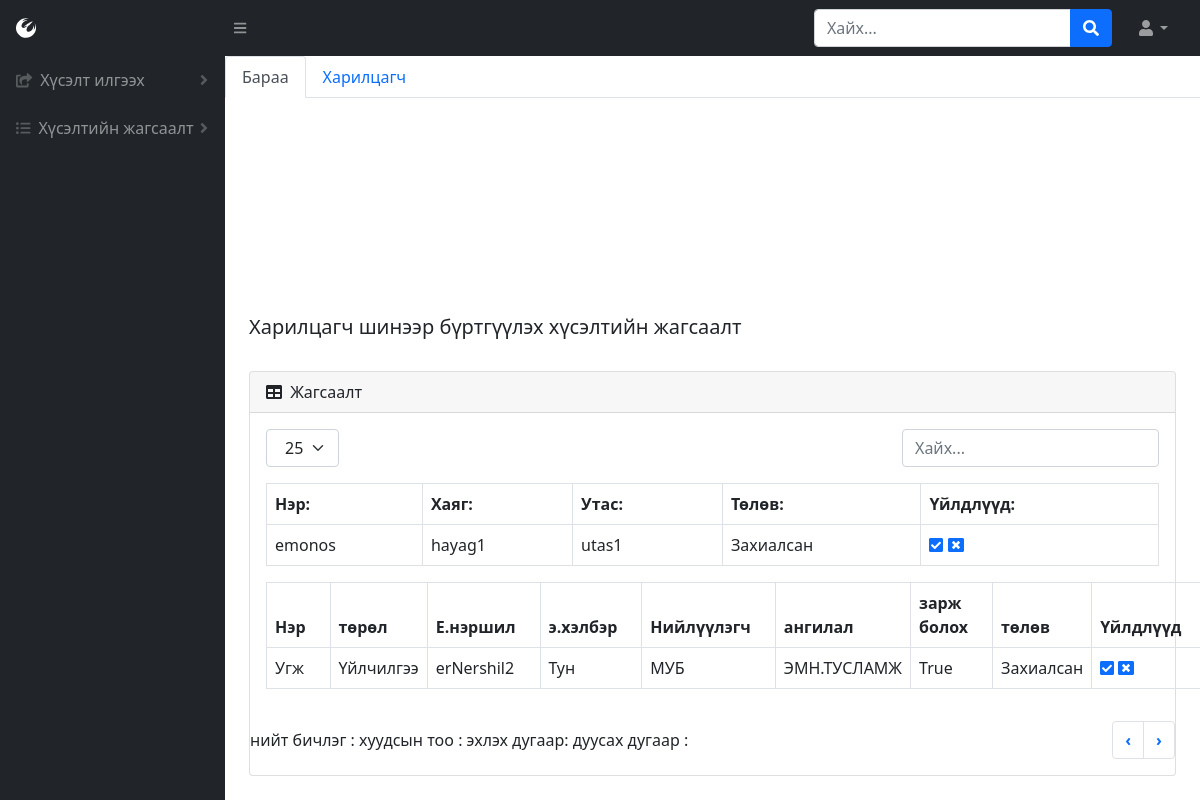
Before: /reqCom-list (signed in) with the older database file.
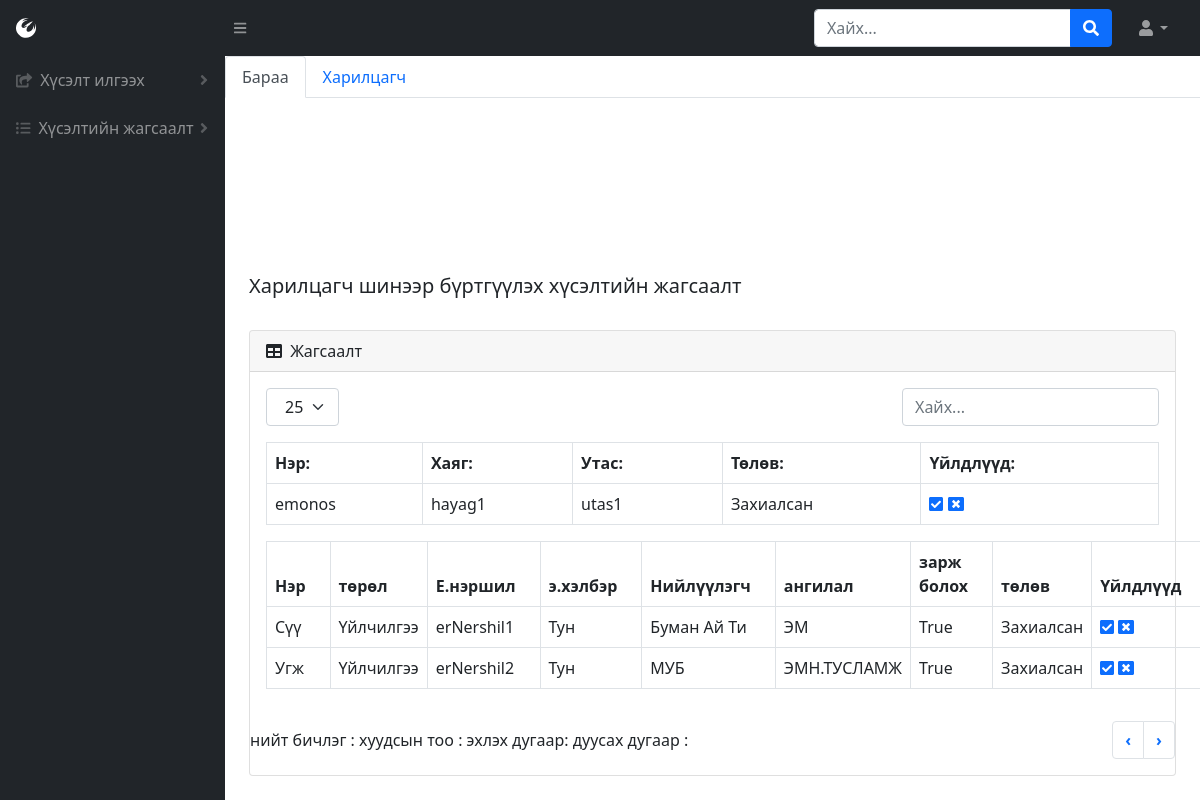
After: the same page with the newer database file.
### BMweb/models.py (models this page shows, shortened)
class Company(models.Model):
    comName = models.CharField(max_length=300, verbose_name=_("Компаний нэр"))
    hayag = models.CharField(max_length=1000, verbose_name=_("Компаний хаяг"))
    phone = models.CharField(max_length=30, verbose_name=_("Компаний утас"))
    thumbimage = models.ImageField(
        upload_to="media/productthumb/", blank = True, null=True,  verbose_name=_("Зураг")
    )
    comState = models.ForeignKey(State, on_delete=CASCADE, verbose_name=_("Төлөв"))
    class Meta:
        verbose_name = _("Компани")
        verbose_name_plural = _("Компани")

class State(models.Model):
    stateName = models.CharField(max_length=300, verbose_name=_("Төлөвийн нэр"))
    class Meta:
        verbose_name = _("Барааны төлөв")
        verbose_name_plural = _("Барааны төлөв")
    def __str__(self):
        return self.stateName

class Product(models.Model):
    prodName = models.CharField(max_length=300, verbose_name=_("Барааны нэр"))
    prodName_en = models.CharField(max_length=300, verbose_name=_("Барааны нэр англи"))
    brand = models.ForeignKey(ProdBrand, related_name='brands',on_delete=models.CASCADE, verbose_name=_("Брэнд нэр"))
    zCode = models.CharField(max_length=300, null=True, blank=True, verbose_name=_("Зураасан код"))
    prodType = models.ForeignKey(ProdType, related_name='products',on_delete=models.CASCADE, verbose_name=_("Төрлийн нэр"))
    zzCode = models.IntegerField(null=True, blank=True, verbose_name=_("Нэмэлт зураасан код"))
    price = models.DecimalField(max_digits=16, decimal_places=2, verbose_name=_("Үнэ"))
    hemNegj = models.ForeignKey(HemNegj, related_name='hemNegj', on_delete=models.CASCADE,verbose_name=_("Хэмжих нэгж"))
    hudNegj = models.ForeignKey(HemNegj, related_name='hudNegj', on_delete=models.CASCADE, verbose_name=_("Худалдан авалтын нэгж"))
    company = models.ManyToManyField(Company,related_name='products',verbose_name=_("Компани"))
    erNershil = models.CharField(max_length=300, verbose_name=_("Ерөнхий нэршил"))
    emHelber = models.ForeignKey(EmHelber, on_delete=models.CASCADE,verbose_name=_("Эмийн хэлбэр"))
    paiz = models.ForeignKey(Paiz, on_delete=models.CASCADE,verbose_name=_("Пайз"))
    uildwerlegch = models.ForeignKey(Manufacturer, on_delete=models.CASCADE, verbose_name=_("Үйлдвэрлэгч"))
    uNiiluulegch = models.ForeignKey(Niiluulegch, on_delete=models.CASCADE, verbose_name=_("Үндсэн нийлүүлэгч"))
    category = models.ForeignKey(Category,related_name='categories', on_delete=models.CASCADE, verbose_name=_("Ангилал"))
    borBoloh = models.BooleanField(verbose_name=_("Борлуулж болох эсэх"),default=False)
    hudAwch = models.BooleanField(verbose_name=_("Худалдан авч болох эсэх"),default=False)
    zarBoloh = models.BooleanField(verbose_name=_("Зарлагдаж болох эсэх"),default=False)
    pos = models.BooleanField(verbose_name=_("Посоор зарж болох эсэх"),default=False)
    posCat = models.ForeignKey(PosCategory,related_name='categories', on_delete=models.CASCADE, verbose_name=_("Посын ангилал"))
    thumbimage = models.ImageField(
        upload_to="media/productthumb/", blank = True, null=True,  verbose_name=_("Зураг")
    )
    state = models.ForeignKey(State,related_name='products', on_delete=models.CASCADE, verbose_name=_("Төлөв"))
    class Meta:
        verbose_name = _("Бараа")
        verbose_name_plural = _("Бараа")

class ProdType(models.Model):
    typeName = models.CharField(max_length=300, verbose_name=_("Төрлийн нэр"))
    class Meta:
        verbose_name = _("Барааны төрөл")
        verbose_name_plural = _("Барааны төрөл")
    def __str__(self):
        return self.typeName

class EmHelber(models.Model):
    emHelberName = models.CharField(max_length=300,verbose_name=_("Эмийн хэлбэрийн нэр"))
    class Meta:
        verbose_name = _("Эмийн хэлбэр")
        verbose_name_plural = _("Эмийн хэлбэр")
    def __str__(self):
        return self.emHelberName

class Niiluulegch(models.Model):
    niiName = models.CharField(max_length=300,verbose_name=_("Нийлүүлэгчийн нэр"))
    class Meta:
        verbose_name = ("Нийлүүлэгч")
        verbose_name_plural = ("Нийлүүлэгч")
    def __str__(self):
        return self.niiName

class Category(models.Model):
    catName = models.CharField(max_length=300, verbose_name=_("Ангилалын нэр"))
    parent = models.IntegerField(null=True, blank=True, verbose_name=_("Эцэг ангилал"))
    class Meta:
        verbose_name = _("Ангилал")
        verbose_name_plural = _("Ангилал")
    def __str__(self):
        return self.catName

### BMweb/views.py (the view)
# urls.py: path('reqCom-list', views.reqComList),
def reqComList(request):
    if 'user_id' in request.session:
        c = Company.objects.all()
        p = Product.objects.all()
        h = Hereglegch.objects.get(pk=request.session['user_id'])
        return render(request,'requestList.html', {'user': h, 'companyList': c, 'productList': p})
    else:
        return redirect('/login')

### BMweb/models.py (called while the page is built)
    def __str__(self):
        return self.manName

    def __str__(self):
        return self.paizName

    def __str__(self):
        return self.hemNegjName

### BMweb/templates/requestList.html (shortened to what this page needs)
{% load static %}
<!DOCTYPE html>
<html lang="en">
    <head>
        <link href="https://cdn.jsdelivr.net/npm/simple-datatables@latest/dist/style.css" rel="stylesheet" />
        <link href="css/styles.css" rel="stylesheet" />
        <link href="{% static 'css/styles.css' %}" rel="stylesheet"/>
    </head>
    <body class="sb-nav-fixed">
        {% include "topNav.html" %}
        <div id="layoutSidenav">
            {% include "leftNav.html" %}
            <div id="layoutSidenav_content">
                {% include "comReqList.html" %}
            </div>
        </div>
    </body>
</html>

### BMweb/templates/comReqList.html (shortened to what the changed rows need)
<main>
    <div class="container-fluid px-4">
        <div class="card mb-4">
            <div class="card-body">
                <table id="datatablesSimple" class="dataTable-table">
                  <thead>
                      <tr>
                          <th data-sortable="" class="asc">
                              <a href="#" class="dataTable-sorter">Нэр:</a>
                          </th>
                          <th data-sortable="" class="asc">
                              <a href="#" class="dataTable-sorter">Хаяг:</a>
                          </th>
                          <th data-sortable="" class="asc">
                              <a href="#" class="dataTable-sorter">Утас:</a>
                          </th>
                          <th data-sortable="" class="asc">
                              <a href="#" class="dataTable-sorter">Төлөв:</a>
                          </th>
                          <th data-sortable="" class="asc">
                            <a href="#" class="dataTable-sorter">Үйлдлүүд:</a>
                        </th>
                      </tr>
                  </thead>
                    {% for h in companyList %}
                        {% if  h.comState_id == 1 %}
                            <tr>
                                <td>{{ h.comName }}</td>
                                <td>{{ h.hayag }}</td>
                                <td>{{ h.phone }}</td>
                                <td>{{ h.comState }}</td>
                                <td>
                                    <a href="/change-stateCom/{{h.id}}/3"><i class="fas fa-check-square"></i></a>
                                    <a href="/change-stateCom/{{h.id}}/2"><i class="fas fa-window-close"></i></a>
                                </td>
                            </tr>
                        {% endif %}
                    {% endfor %}
                </table>
                <table id="datatablesSimple" class="dataTable-table">
                    <thead>
                        <tr>
                            <th data-sortable="" class="asc">
                                <a href="#" class="dataTable-sorter">Нэр</a>
                            </th>
                            <th data-sortable="" class="asc">
                                <a href="#" class="dataTable-sorter">төрөл</a>
                            </th>
                            <th data-sortable="" class="asc">
                                <a href="#" class="dataTable-sorter">Е.нэршил</a>
                            </th>
                            <th data-sortable="" class="asc">
                                <a href="#" class="dataTable-sorter">э.хэлбэр</a>
                            </th>
                            <th data-sortable="" class="asc">
                                <a href="#" class="dataTable-sorter">Нийлүүлэгч</a>
                            </th>
                            <th data-sortable="" class="asc">
                                <a href="#" class="dataTable-sorter">ангилал</a>
                            </th>
                            <th data-sortable="" class="asc">
                                <a href="#" class="dataTable-sorter">зарж болох</a>
                            </th>
                            <th data-sortable="" class="asc">
                                <a href="#" class="dataTable-sorter">төлөв</a>
                            </th>
                            <th data-sortable="" class="asc">
                                <a href="#" class="dataTable-sorter">Үйлдлүүд</a>
                            </th>
                        </tr>
                    </thead>
                    {% for h in productList %}
                        {% if  h.state_id == 1 %}
                            <tr>
                                <td>{{ h.prodName }}</td>
                                <td>{{ h.prodType }}</td>
                                <td>{{ h.erNershil }}</td>
                                <td>{{ h.emHelber }}</td>
                                <td>{{ h.uNiiluulegch }}</td>
                                <td>{{ h.category }}</td>
                                <td>{{ h.zarBoloh }}</td>
                                <td>{{ h.state }}</td>
                                <td>
                                <a href="/change-stateProd/{{h.id}}/3"><i class="fas fa-check-square"></i></a>
                                <a href="/change-stateProd/{{h.id}}/2"><i class="fas fa-window-close"></i></a>
                                </td>
                            </tr>
                        {% endif %}
                {% endfor %}
                </table>
            </div>
        </div>
    </div>
</main>

Changed rows visible on the page:
now on this page (row edited): Product: prodName "Сүү", prodType "Үйлчилгээ", erNershil "erNershil1", emHelber "Тун", uNiiluulegch "Буман Ай Ти", category "ЭМ", zarBoloh "True", state "Захиалсан"
